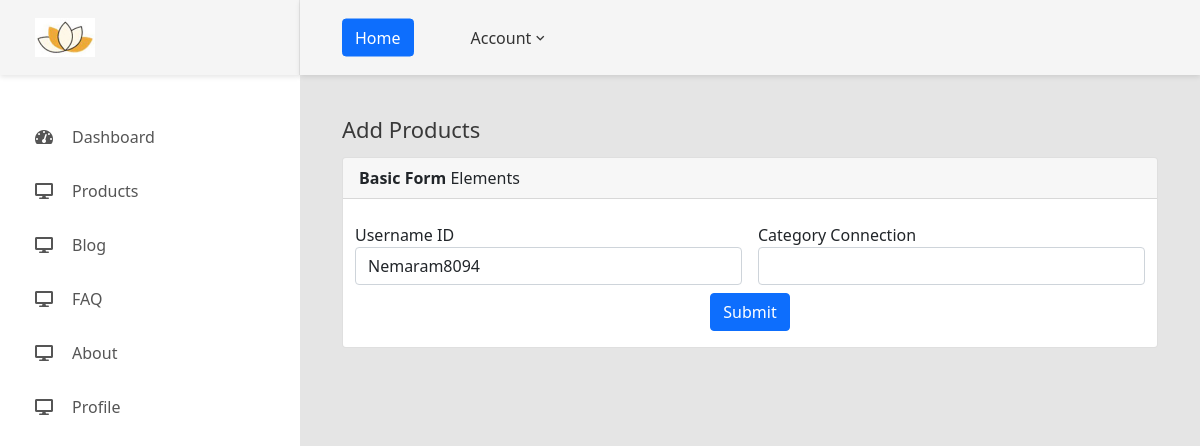
Page /admin/edit-connections.php?id=29 (signed in) on the committed database.
### tables this page shows
CREATE TABLE `useradmin` (
  `id` int(11) NOT NULL,
  `profile_id` varchar(100) NOT NULL,
  `image` varchar(200) NOT NULL,
  `username` varchar(50) NOT NULL,
  `password` varchar(255) NOT NULL,
  `email` varchar(100) NOT NULL,
  `last_name` varchar(200) NOT NULL,
  `designation` varchar(200) NOT NULL,
  `company` varchar(200) NOT NULL,
  `business_category` varchar(200) NOT NULL,
  `logo` varchar(200) NOT NULL,
  `thumbnail_image` varchar(200) NOT NULL,
  `thames_color` varchar(100) NOT NULL,
  `text_color` varchar(100) NOT NULL,
  `footer_color` varchar(100) NOT NULL,
  `connections_id` varchar(100) NOT NULL,
  `admin_status` varchar(100) NOT NULL
);

CREATE TABLE `connections` (
  `id` int(50) NOT NULL,
  `adminuser_id` int(50) NOT NULL,
  `connections_id` varchar(100) NOT NULL,
  `connections_profile` varchar(100) NOT NULL,
  `connections_status` varchar(100) NOT NULL
);

### admin/edit-connections.php (the view, shortened to what this page needs)
<?php
include 'header.php';
$id = $_GET['id'];
$row_connect=mysqli_fetch_assoc(mysqli_query($db, "select * from connections where id='$id'"));
?>
<div class="main-content">
    <div class="section__content section__content--p30">
        <div class="container-fluid">
        <h3 class="title-5 m-b-35">Add Products</h3>
        <div class="col-lg-12">
                    <div class="card">
                        <div class="card-header">
                            <strong>Basic Form</strong> Elements
                        </div>
                        <div class="card-body card-block">
                            <form action="update-form-query.php?update_id=<?php echo $row_connect['id'] ?>" method="post" enctype="multipart/form-data" class="form-horizontal">
                               <div class="row form-group">
                                                <div class="col-12 col-md-6 p-2">
                                                <label for="text-input" class=" form-control-label">Username ID</label>
                                                <select id="select" name="connections_id" class="form-control" required="" fdprocessedid="56hwfq">
                                                    <option value="<?php echo $row_connect['connections_id'] ?>"><?php echo $row_connect['connections_id'] ?></option>
                                                </select>
                                                </div>
                                                <div class="col-12 col-md-6 p-2">
                                                <label for="text-input" class=" form-control-label">Category Connection</label>
                                                <select id="select" name="category_connection" class="form-control" required="" fdprocessedid="56hwfq">
                                                    <option value="<?php echo $row_connect['category_connection'] ?>"><?php echo $row_connect['category_connection'] ?></option>
                                                    <option value="Vendor">Vendor</option>
                                                </select>
                                                </div>
                                            </div>
                                <div class="text-center">
                                    <button type="submit" class="btn btn-primary" name="connections">Submit</button>
                                </div>
                            </form>
                        </div>
                    </div>
                </div>
        </div>
    </div>
</div>
<?php include 'footer.php' ?>

### admin/header.php (shortened to what this page needs)
<?php
include("config.php");
$admin_user=$_SESSION['login_user'];
$row=mysqli_fetch_assoc(mysqli_query($db, "select * from useradmin where profile_id='$admin_user'"));
?>
<!DOCTYPE html>
<html lang="en">
<head>
    <link href="css/font-face.css" rel="stylesheet" media="all">
    <link href="vendor/font-awesome-4.7/css/font-awesome.min.css" rel="stylesheet" media="all">
    <link href="vendor/font-awesome-5/css/fontawesome-all.min.css" rel="stylesheet" media="all">
    <link href="vendor/mdi-font/css/material-design-iconic-font.min.css" rel="stylesheet" media="all">
    <link href="vendor/animsition/animsition.min.css" rel="stylesheet" media="all">
    <link href="vendor/css-hamburgers/hamburgers.min.css" rel="stylesheet" media="all">
    <link href="css/theme.css" rel="stylesheet" media="all">
    <link href="https://cdn.jsdelivr.net/npm/bootstrap@5.0.2/dist/css/bootstrap.min.css" rel="stylesheet">
</head>
<body class="animsition">
    <div class="page-wrapper">
        <aside class="menu-sidebar d-none d-lg-block">
            <div class="logo">
                <a href="#">
                    <img src="images/admin-img/<?php echo $row['image'] ?>" width="60px" height="60px" alt="" />
                </a>
            </div>
            <div class="menu-sidebar__content js-scrollbar1">
                <nav class="navbar-sidebar">
                    <ul class="list-unstyled navbar__list">
                    <li class="has-sub">
                            <a class="js-arrow" href="dashboard.php">
                                <i class="fas fa-tachometer-alt"></i>Dashboard</a>
                        </li>
						<li class="has-sub">
                            <a class="js-arrow" href="#">
                            <i class="fas fa-desktop"></i>Products</a>
                        </li>
                        <li class="has-sub">
                            <a class="js-arrow" href="#">
                                <i class="fas fa-desktop"></i>Blog</a>
                        </li>
                        <li class="has-sub">
                            <a class="js-arrow" href="#">
                            <i class="fas fa-desktop"></i>FAQ</a>
                        </li>
                        <li class="has-sub">
                            <a class="js-arrow" href="#">
                            <i class="fas fa-desktop"></i>About</a>
                        </li>
                        <li class="has-sub">
                            <a class="js-arrow" href="#">
                            <i class="fas fa-desktop"></i>Profile</a>
                        </li>
                    </ul>
                </nav>
            </div>
        </aside>
        <div class="page-container">
            <header class="header-desktop">
                <div class="section__content section__content--p30">
                    <div class="container-fluid">
                        <div class="header-wrap">
                            <div class="header-button">
                                <div class="noti-wrap">
                                    <div class=""><a href="../index.php" class="btn btn-primary">Home</a></div>
                                </div>
                                <div class="account-wrap">
                                    <div class="account-item clearfix js-item-menu">
                                        <div class="content">
                                            <a class="js-acc-btn" href="#">Account</a>
                                        </div>
                                    </div>
                                </div>
                            </div>
                        </div>
                    </div>
                </div>
            </header>

### admin/header.php (style rules this page uses)
a { text-decoration: none; }

### rows in the picture
useradmin: image (picture)
connections: connections_id "Nemaram8094"
